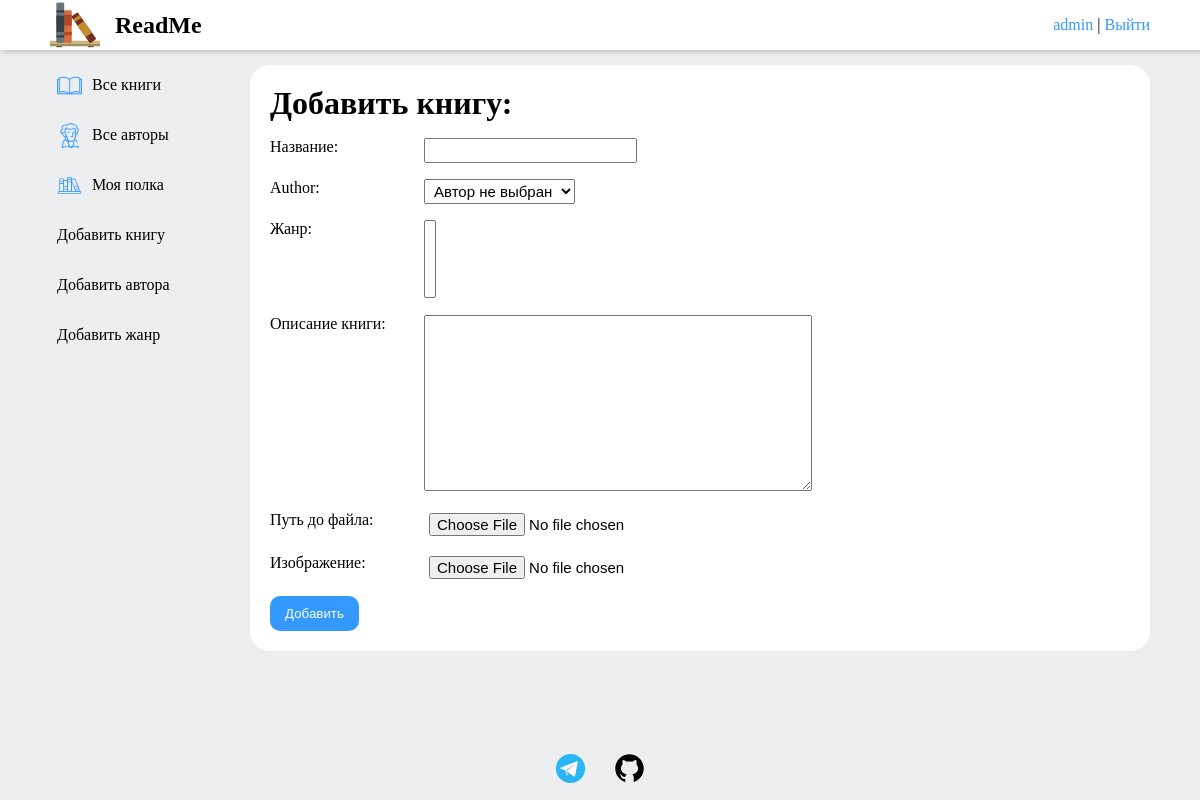
The app's page /books/add_book (signed in), older data.
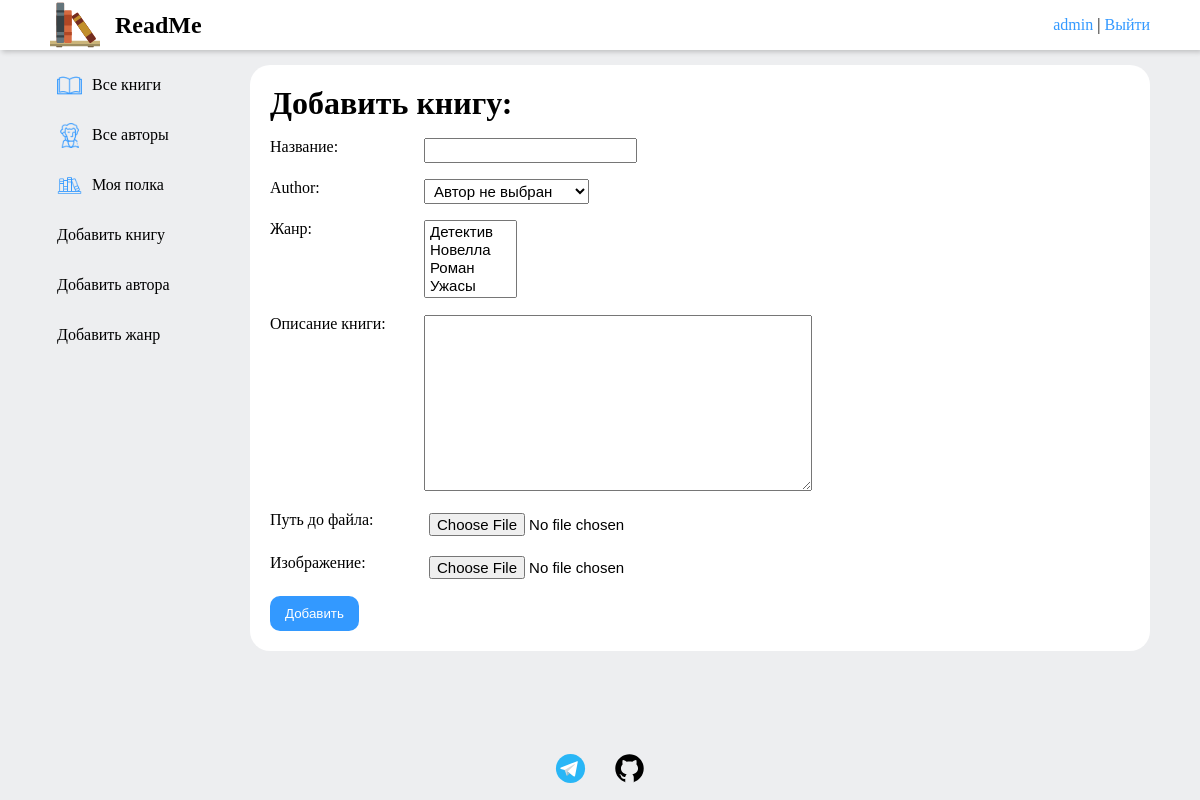
The same page, newer data.
### Catalog/models.py (models this page shows, shortened)
class Genre(models.Model):
    genre = models.CharField(
        max_length=200,
        db_index=True,
        unique=True,
        verbose_name='Жанр'
    )
    slug = models.SlugField(
        max_length=200,
        unique=True,
        db_index=True
    )
    class Meta:
        ordering = ["genre"]
        verbose_name = "Жанр"
        verbose_name_plural = "Жанры"
    def __str__(self):
        return self.genre

### Catalog/views.py (the view)
# urls.py: path("books/add_book", views.AddBook.as_view(), name="add_book"),
class AddBook(PermissionRequiredMixin, CreateView):
    form_class = AddBookForm
    template_name = 'catalog/books/add_book.html'
    permission_required = 'Catalog.add_book'
    extra_context = {
        'title_name': 'Добавить книгу'
    }

### Catalog/forms.py
class AddBookForm(forms.ModelForm):
    author = forms.ModelChoiceField(
        queryset=Author.objects.all(),
        empty_label="Автор не выбран"
    )
    class Meta:
        model = Book
        fields = ['title', 'author', 'genre', 'about', 'link_to_file', 'image']
        error_messages = {
            'title': {
                'unique': 'Такая книга уже существует'
            }
        }

### Catalog/models.py (called while the page is built)
    def __str__(self):
        return f"{self.last_name} {self.first_name}"

### Catalog/templatetags/catalog_tags.py (called while the page is built)
@register.filter(name='has_group')
def has_group(user, group_name):
    return user.groups.filter(name=group_name).exists()

### Catalog/templates/catalog/books/add_book.html
{% extends "catalog/base.html" %}
{% block content %}
<div class="post-object">
{% include "catalog/common/add_object.html" with object_name="книгу" %}
</div>
{% endblock %}

### Catalog/templates/catalog/common/add_object.html (shortened to what this page needs)
<h1>Добавить {{ object_name }}:</h1>
<form action="" method="post" enctype="multipart/form-data">
    {{ form.as_p }}
    <button type="submit" class="button">Добавить</button>
</form>

Row changes from the older to the newer data that the page shows:
added Genre: genre "Детектив / Новелла / Роман / Ужасы"
